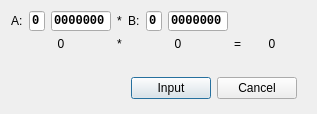
<?xml version="1.0" encoding="UTF-8"?>
<ui version="4.0">
 <class>CPcs1InputDialog</class>
 <widget class="QDialog" name="CPcs1InputDialog">
  <property name="geometry">
   <rect>
    <x>0</x>
    <y>0</y>
    <width>317</width>
    <height>114</height>
   </rect>
  </property>
  <property name="sizePolicy">
   <sizepolicy hsizetype="Fixed" vsizetype="Fixed">
    <horstretch>0</horstretch>
    <verstretch>0</verstretch>
   </sizepolicy>
  </property>
  <property name="minimumSize">
   <size>
    <width>317</width>
    <height>114</height>
   </size>
  </property>
  <property name="maximumSize">
   <size>
    <width>317</width>
    <height>114</height>
   </size>
  </property>
  <property name="windowTitle">
   <string>Direct code: input operands</string>
  </property>
  <property name="windowIcon">
   <iconset resource="../../../resources.qrc">
    <normaloff>:/common/embleme.png</normaloff>:/common/embleme.png</iconset>
  </property>
  <layout class="QFormLayout" name="formLayout">
   <item row="0" column="0">
    <layout class="QVBoxLayout" name="verticalLayout">
     <item>
      <layout class="QGridLayout" name="gridLayout">
       <item row="1" column="0">
        <widget class="QLabel" name="mAValueText">
         <property name="sizePolicy">
          <sizepolicy hsizetype="Minimum" vsizetype="Preferred">
           <horstretch>0</horstretch>
           <verstretch>0</verstretch>
          </sizepolicy>
         </property>
         <property name="text">
          <string notr="true">0</string>
         </property>
         <property name="alignment">
          <set>Qt::AlignCenter</set>
         </property>
        </widget>
       </item>
       <item row="1" column="2">
        <widget class="QLabel" name="mBValueText">
         <property name="sizePolicy">
          <sizepolicy hsizetype="Minimum" vsizetype="Preferred">
           <horstretch>0</horstretch>
           <verstretch>0</verstretch>
          </sizepolicy>
         </property>
         <property name="text">
          <string notr="true">0</string>
         </property>
         <property name="alignment">
          <set>Qt::AlignCenter</set>
         </property>
        </widget>
       </item>
       <item row="0" column="2">
        <layout class="QHBoxLayout" name="horizontalLayout">
         <item>
          <widget class="QLabel" name="label_2">
           <property name="sizePolicy">
            <sizepolicy hsizetype="Minimum" vsizetype="Preferred">
             <horstretch>0</horstretch>
             <verstretch>0</verstretch>
            </sizepolicy>
           </property>
           <property name="text">
            <string notr="true">B:</string>
           </property>
          </widget>
         </item>
         <item>
          <widget class="QLineEdit" name="mBSignEdit">
           <property name="sizePolicy">
            <sizepolicy hsizetype="Fixed" vsizetype="Fixed">
             <horstretch>0</horstretch>
             <verstretch>0</verstretch>
            </sizepolicy>
           </property>
           <property name="minimumSize">
            <size>
             <width>16</width>
             <height>20</height>
            </size>
           </property>
           <property name="maximumSize">
            <size>
             <width>16</width>
             <height>20</height>
            </size>
           </property>
           <property name="font">
            <font>
             <family>Courier New</family>
             <weight>75</weight>
             <bold>true</bold>
            </font>
           </property>
           <property name="text">
            <string notr="true">0</string>
           </property>
          </widget>
         </item>
         <item>
          <widget class="QLineEdit" name="mBModuloEdit">
           <property name="sizePolicy">
            <sizepolicy hsizetype="Fixed" vsizetype="Fixed">
             <horstretch>0</horstretch>
             <verstretch>0</verstretch>
            </sizepolicy>
           </property>
           <property name="minimumSize">
            <size>
             <width>60</width>
             <height>20</height>
            </size>
           </property>
           <property name="maximumSize">
            <size>
             <width>60</width>
             <height>20</height>
            </size>
           </property>
           <property name="font">
            <font>
             <family>Courier New</family>
             <weight>75</weight>
             <bold>true</bold>
            </font>
           </property>
           <property name="text">
            <string notr="true">0000000</string>
           </property>
          </widget>
         </item>
        </layout>
       </item>
       <item row="0" column="1">
        <widget class="QLabel" name="label_3">
         <property name="sizePolicy">
          <sizepolicy hsizetype="Minimum" vsizetype="Preferred">
           <horstretch>0</horstretch>
           <verstretch>0</verstretch>
          </sizepolicy>
         </property>
         <property name="text">
          <string notr="true">*</string>
         </property>
        </widget>
       </item>
       <item row="1" column="3">
        <widget class="QLabel" name="label_7">
         <property name="sizePolicy">
          <sizepolicy hsizetype="Minimum" vsizetype="Preferred">
           <horstretch>0</horstretch>
           <verstretch>0</verstretch>
          </sizepolicy>
         </property>
         <property name="text">
          <string notr="true">=</string>
         </property>
        </widget>
       </item>
       <item row="0" column="0">
        <layout class="QHBoxLayout" name="horizontalLayout_2">
         <item>
          <widget class="QLabel" name="label">
           <property name="sizePolicy">
            <sizepolicy hsizetype="Minimum" vsizetype="Preferred">
             <horstretch>0</horstretch>
             <verstretch>0</verstretch>
            </sizepolicy>
           </property>
           <property name="text">
            <string notr="true">A:</string>
           </property>
          </widget>
         </item>
         <item>
          <widget class="QLineEdit" name="mASignEdit">
           <property name="sizePolicy">
            <sizepolicy hsizetype="Fixed" vsizetype="Fixed">
             <horstretch>0</horstretch>
             <verstretch>0</verstretch>
            </sizepolicy>
           </property>
           <property name="minimumSize">
            <size>
             <width>16</width>
             <height>20</height>
            </size>
           </property>
           <property name="maximumSize">
            <size>
             <width>16</width>
             <height>20</height>
            </size>
           </property>
           <property name="font">
            <font>
             <family>Courier New</family>
             <weight>75</weight>
             <bold>true</bold>
            </font>
           </property>
           <property name="text">
            <string notr="true">0</string>
           </property>
          </widget>
         </item>
         <item>
          <widget class="QLineEdit" name="mAModuloEdit">
           <property name="sizePolicy">
            <sizepolicy hsizetype="Fixed" vsizetype="Fixed">
             <horstretch>0</horstretch>
             <verstretch>0</verstretch>
            </sizepolicy>
           </property>
           <property name="minimumSize">
            <size>
             <width>60</width>
             <height>20</height>
            </size>
           </property>
           <property name="maximumSize">
            <size>
             <width>60</width>
             <height>20</height>
            </size>
           </property>
           <property name="font">
            <font>
             <family>Courier New</family>
             <weight>75</weight>
             <bold>true</bold>
            </font>
           </property>
           <property name="text">
            <string notr="true">0000000</string>
           </property>
          </widget>
         </item>
        </layout>
       </item>
       <item row="1" column="1">
        <widget class="QLabel" name="label_6">
         <property name="sizePolicy">
          <sizepolicy hsizetype="Minimum" vsizetype="Preferred">
           <horstretch>0</horstretch>
           <verstretch>0</verstretch>
          </sizepolicy>
         </property>
         <property name="text">
          <string notr="true">*</string>
         </property>
        </widget>
       </item>
       <item row="1" column="4">
        <widget class="QLabel" name="mABValueText">
         <property name="sizePolicy">
          <sizepolicy hsizetype="Minimum" vsizetype="Preferred">
           <horstretch>0</horstretch>
           <verstretch>0</verstretch>
          </sizepolicy>
         </property>
         <property name="minimumSize">
          <size>
           <width>50</width>
           <height>0</height>
          </size>
         </property>
         <property name="maximumSize">
          <size>
           <width>16777215</width>
           <height>50</height>
          </size>
         </property>
         <property name="text">
          <string notr="true">0</string>
         </property>
         <property name="alignment">
          <set>Qt::AlignCenter</set>
         </property>
        </widget>
       </item>
      </layout>
     </item>
     <item>
      <widget class="QLabel" name="mResultText">
       <property name="font">
        <font>
         <family>Courier New</family>
        </font>
       </property>
       <property name="text">
        <string notr="true"/>
       </property>
      </widget>
     </item>
     <item>
      <layout class="QHBoxLayout" name="horizontalLayout_3">
       <item>
        <spacer name="horizontalSpacer">
         <property name="orientation">
          <enum>Qt::Horizontal</enum>
         </property>
         <property name="sizeHint" stdset="0">
          <size>
           <width>40</width>
           <height>20</height>
          </size>
         </property>
        </spacer>
       </item>
       <item>
        <widget class="QPushButton" name="mInputButton">
         <property name="text">
          <string>Input</string>
         </property>
        </widget>
       </item>
       <item>
        <widget class="QPushButton" name="mCancelButton">
         <property name="text">
          <string>Cancel</string>
         </property>
        </widget>
       </item>
      </layout>
     </item>
    </layout>
   </item>
  </layout>
 </widget>
 <tabstops>
  <tabstop>mASignEdit</tabstop>
  <tabstop>mAModuloEdit</tabstop>
  <tabstop>mBSignEdit</tabstop>
  <tabstop>mBModuloEdit</tabstop>
  <tabstop>mInputButton</tabstop>
  <tabstop>mCancelButton</tabstop>
 </tabstops>
 <resources>
  <include location="../../../resources.qrc"/>
 </resources>
 <connections/>
</ui>
